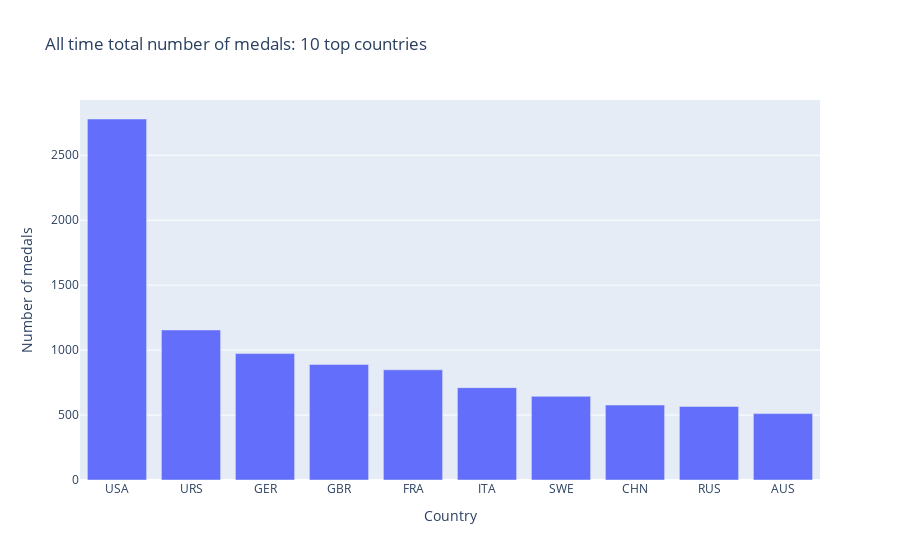

The notebook cell saved with this chart:
### Code cell
fig = px.bar(
    df_medals,
    x=df_medals.index,
    y=["Medal"],
    title="All time total number of medals: 10 top countries",
    labels={"value": "Number of medals", "NOC": "Country"}
)

fig.update_layout(showlegend=False)

fig.show()

### Figure 1 — Plotly figure (JSON) as saved in the notebook; plotly's stock layout.template omitted (floating-point values rounded to 4 significant figures)
{"data": [{"alignmentgroup": "True", "hovertemplate": "variable=Medal<br>Country=%{x}<br>Number of medals=%{y}<extra></extra>", "legendgroup": "Medal", "marker": {"color": "#636efa", "pattern": {"shape": ""}}, "name": "Medal", "offsetgroup": "Medal", "orientation": "v", "showlegend": true, "textposition": "auto", "type": "bar", "x": ["USA", "URS", "GER", "GBR", "FRA", "ITA", "SWE", "CHN", "RUS", "AUS"], "xaxis": "x", "y": [2779, 1155, 973, 890, 848, 711, 644, 577, 566, 511], "yaxis": "y"}], "layout": {"barmode": "relative", "legend": {"title": {"text": "variable"}, "tracegroupgap": 0}, "showlegend": false, "title": {"text": "All time total number of medals: 10 top countries"}, "xaxis": {"anchor": "y", "domain": [0, 1], "title": {"text": "Country"}}, "yaxis": {"anchor": "x", "domain": [0, 1], "title": {"text": "Number of medals"}}}}
